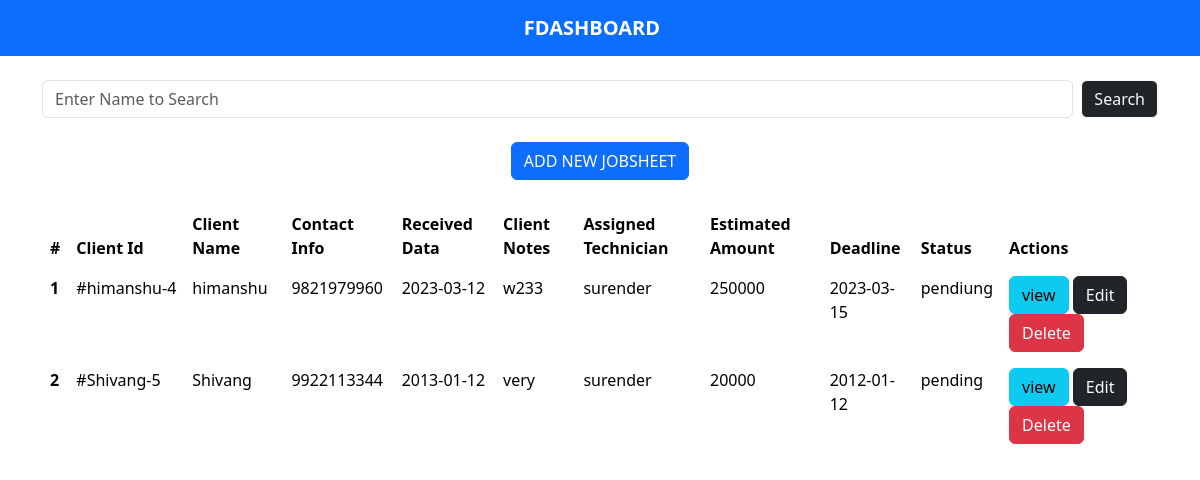
The page / on the database its author committed.
### dashboard/models.py (models this page shows, shortened)
class Job(models.Model):
    clientid=models.AutoField(primary_key=True)
    clientname=models.CharField(max_length=150)
    contact=models.CharField(max_length=150)
    rdate=models.CharField(max_length=150)
    inventry=models.CharField(max_length=150)
    image=models.ImageField()
    issue=models.TextField(max_length=5000)
    cnotes=models.TextField(max_length=5000)
    technician=models.CharField(max_length=150)
    ddate=models.CharField(max_length=100)
    amount=models.CharField(max_length=20)
    status=models.CharField(max_length=50)

### dashboard/views.py (the view)
# urls.py: path('',views.dash,name="dash"),
def dash(request):
    jobs=Job.objects.all()
    context={
        'jobs':jobs
    }
    return render(request,'dashboard/home.html',context)

### templates/dashboard/home.html (shortened to what this page needs)
{%  extends 'base.html'%}
{% block heading %}FDASHBOARD{% endblock heading%}
{% block body %}
<div class="container my-4">
<form method="post" action="{% url 'search' %}" class="d-flex" role="search">{% csrf_token %}
    <input class="form-control me-2" type="search" placeholder="Enter Name to Search" aria-label="Search" name="searched" id="search">
    <button class="btn btn-outline-light bg-dark" type="submit" >Search</button>
</form>
</div>
<div class="container d-flex my-4" style="justify-content: center;">
    <a href="/newjobsheet"><button type="button" class="btn btn-primary">ADD NEW JOBSHEET</button></a>
</div>
<div class="container mt-4">
    <div class="bd-example">
        <table class="table table-borderless">
            <thead style="background-color: blue;">
          <tr>
            <th scope="col">#</th>
            <th scope="col">Client Id</th>
            <th scope="col">Client Name</th>
            <th scope="col">Contact Info</th>
            <th scope="col">Received Data</th>
            <th scope="col">Client Notes</th>
            <th scope="col">Assigned Technician</th>
            <th scope="col">Estimated Amount</th>
            <th scope="col">Deadline</th>
            <th scope="col">Status</th>
            <th class="td"scope="col" colspan="5" style="width:18rem">Actions</th>
          </tr>
        </thead>
        <tbody>
          <tr>
            {% for job in jobs %}
            <td scope="row"><b>{{forloop.counter}}</b></td>
            <td>#{{job.clientname}}-{{job.clientid}}</td>
            <td>{{job.clientname}}</td>
            <td>{{job.contact}}</td>
            <td>{{job.rdate}}</td>
            <td>{{job.cnotes}}</td>
            <td>{{job.technician}}</td>
            <td>{{job.amount}}</td>
            <td>{{job.ddate}}</td>
            <td>{{job.status}}</td>
            <td><a href="/jobdata/{{job.clientid}}"><button id="v{{job.clientid}}" type="button" class="btn btn-info">view</button></a>
                <a href="/editdata/{{job.clientid}}"><button id="e{{job.clientid}}" type="button" class="btn btn-dark">Edit</button></a>
                <a href="delete/{{job.clientid}}"><button id="{{job.clientid}}" type="button" class="btn btn-danger">Delete</button></a></td>
          </tr>
            {% endfor %}
        </tbody>
        </table>
      </div>
</div>
{% endblock %}

### templates/base.html (shortened to what this page needs)
<!DOCTYPE html>
<html lang="en">
<head>
    <link href="https://cdn.jsdelivr.net/npm/bootstrap@5.3.3/dist/css/bootstrap.min.css" rel="stylesheet"
>
</head>
<body>
    <nav class="navbar navbar-expand-lg bg-primary"  data-bs-theme="dark">
        <div class="container-fluid">
            <a class="navbar-brand" href="#"><b>{% block heading %}{% endblock heading%}</b></a>
        </div>
    </nav>
    {% block body %} {% endblock %}
</body>
</html>

### templates/base.html (style rules this page uses)
.navbar>.container-fluid { justify-content: center }

### rows shown on the page
Job: clientname "himanshu", clientid "4", contact "9821979960", rdate "2023-03-12", cnotes "w233", technician "surender", amount "250000", ddate "2023-03-15", status "pendiung"
Job: clientname "Shivang", clientid "5", contact "9922113344", rdate "2013-01-12", cnotes "very", technician "surender", amount "20000", ddate "2012-01-12", status "pending"
